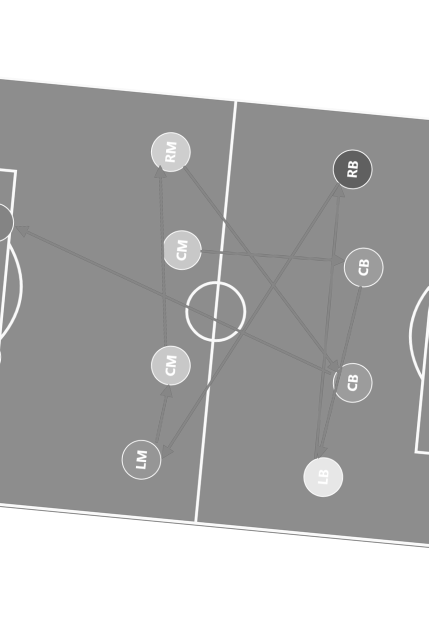
#> input picture PTITCTF2026/Crypto/SOFAR - Vault/solve/deskew/F.png, 857 x 1247 px, found by its file name (shown at 1/2 size)
$ python desk.py
#> lines starting #> are read from the running program, lines starting #| are printed output that depends on the picture
import sys
import numpy as np
from PIL import Image

def deskew_band(f, x0, y0, x1, y1, angle, out, scale=3):
    """Rotate band by angle and save upscaled."""
#> called with f = 'files\\extracted\\SOFAR - Vault\\F.png', x0 = 40, y0 = 440, x1 = 820, y1 = 960, angle = 13, out = 'solve\\F_deskewed.png', scale = 4
    im = Image.open(f).convert('L').crop((x0, y0, x1, y1))
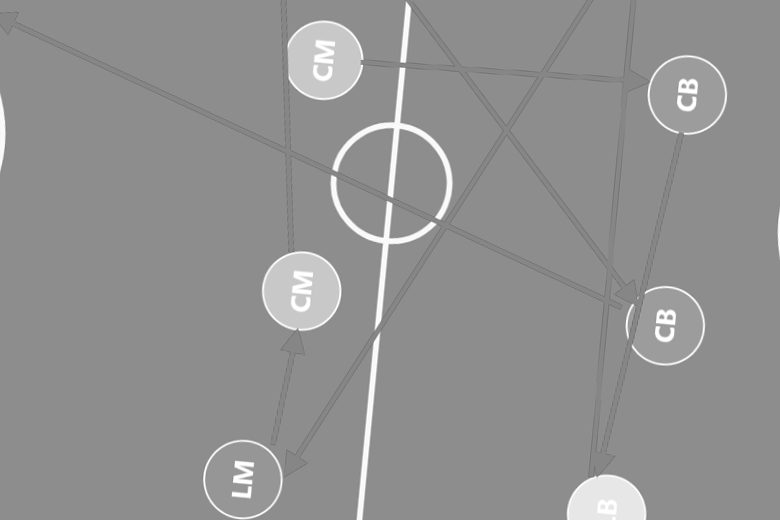
#> im: PIL image 780x520 L; min 109, max 255, mean 145.2
    im = im.rotate(angle, expand=False, fillcolor=255, resample=Image.BICUBIC)
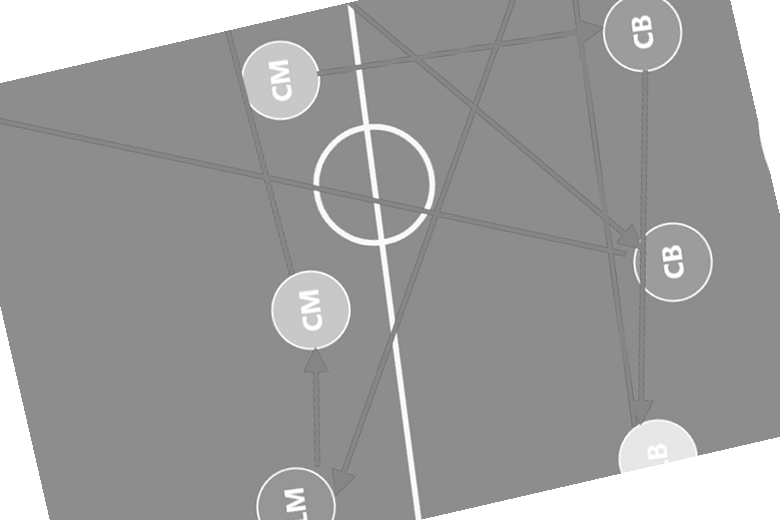
#> im: PIL image 780x520 L; min 106, max 255, mean 156.4
    im = im.resize((im.width * scale, im.height * scale), Image.LANCZOS)
#> im: PIL image 3120x2080 L
    im.save(out)

if __name__ == '__main__':
    f = r'files\extracted\SOFAR - Vault\F.png'
    deskew_band(f, 40, 440, 820, 960, 13, r'solve\F_deskewed.png', 4)
    print('saved')

$ run again, with PTITCTF2026/Crypto/SOFAR - Vault/solve/deskew/QF.png copied over PTITCTF2026/Crypto/SOFAR - Vault/solve/deskew/F.png
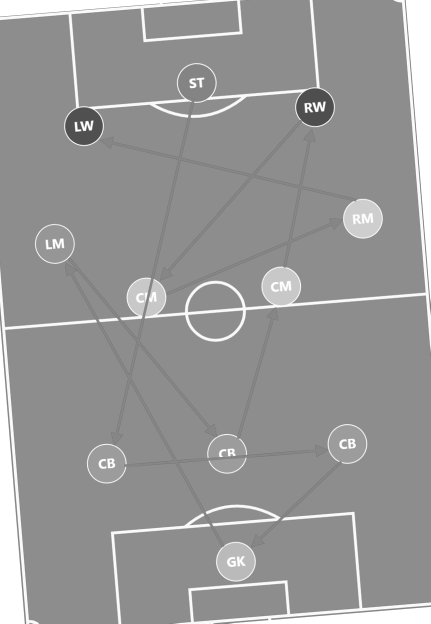
#> input picture PTITCTF2026/Crypto/SOFAR - Vault/solve/deskew/QF.png, 861 x 1247 px, found by its file name (shown at 1/2 size)
#> in deskew_band, `im = Image.open(f).convert('L').crop((x0, y0, x1, y1))`:
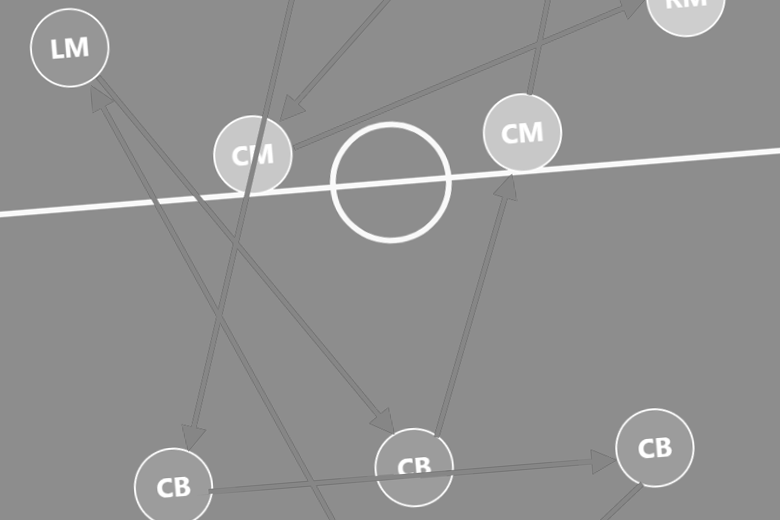
#> im: PIL image 780x520 L; min 114, max 255, mean 145.6
#> in deskew_band, `im = im.rotate(angle, expand=False, fillcolor=255, resample=Image.BICU..`:
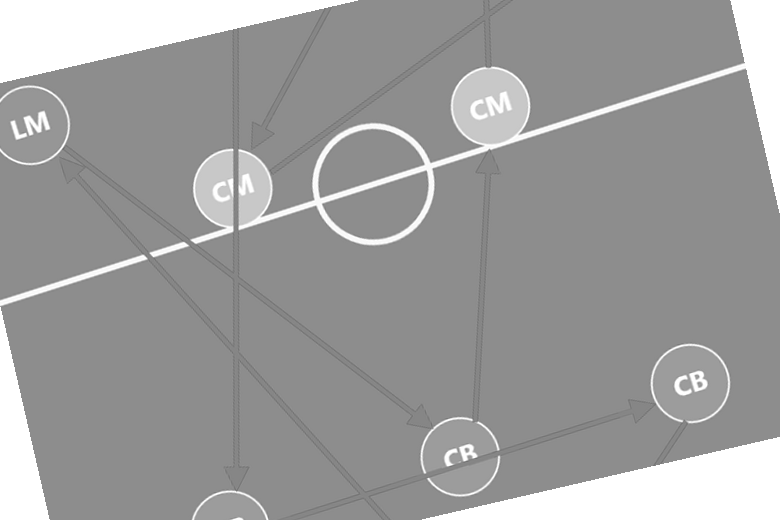
#> im: PIL image 780x520 L; min 108, max 255, mean 156.3

$ run again, with PTITCTF2026/Crypto/SOFAR - Vault/solve/deskew/R16.png copied over PTITCTF2026/Crypto/SOFAR - Vault/solve/deskew/F.png
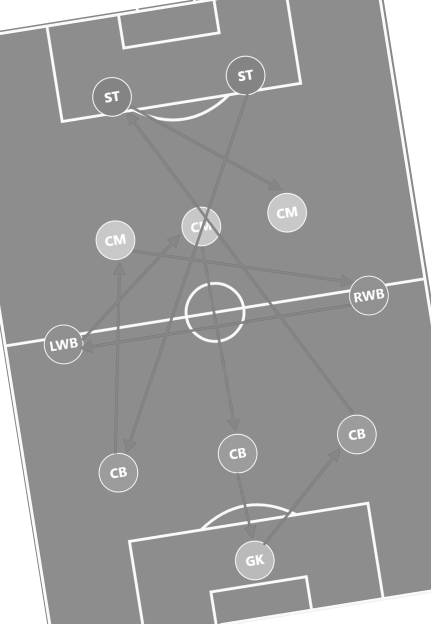
#> input picture PTITCTF2026/Crypto/SOFAR - Vault/solve/deskew/R16.png, 862 x 1247 px, found by its file name (shown at 1/2 size)
#> in deskew_band, `im = Image.open(f).convert('L').crop((x0, y0, x1, y1))`:
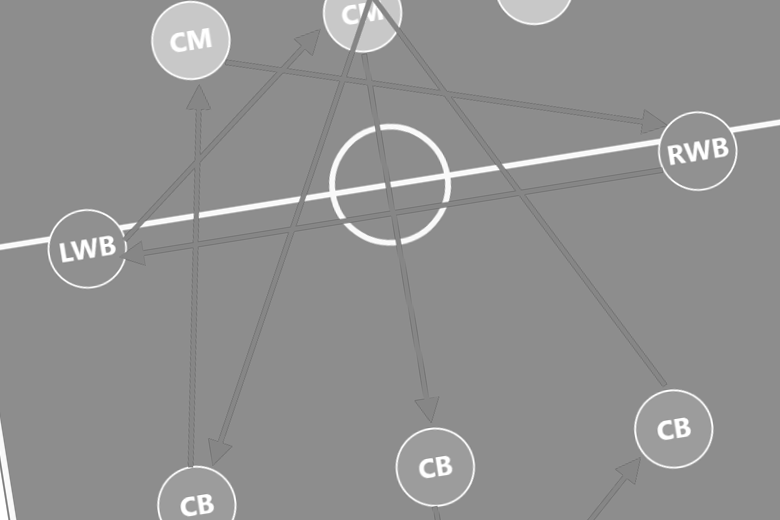
#> im: PIL image 780x520 L; min 114, max 255, mean 145.3
#> in deskew_band, `im = im.rotate(angle, expand=False, fillcolor=255, resample=Image.BICU..`:
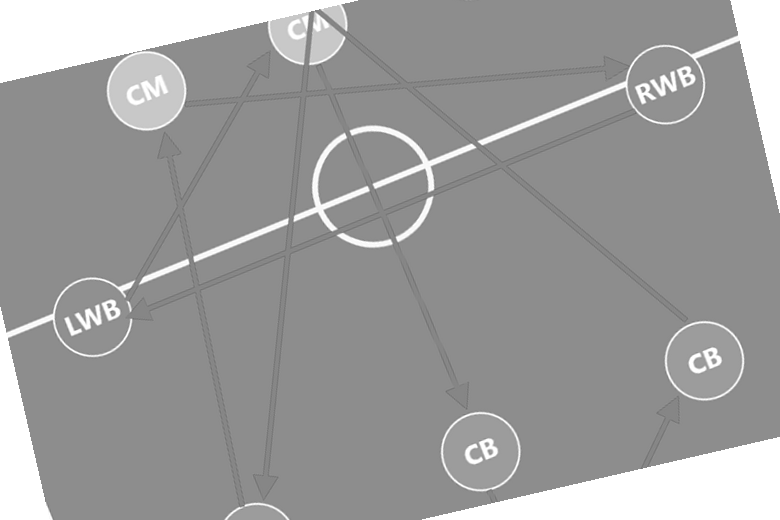
#> im: PIL image 780x520 L; min 108, max 255, mean 156.1
